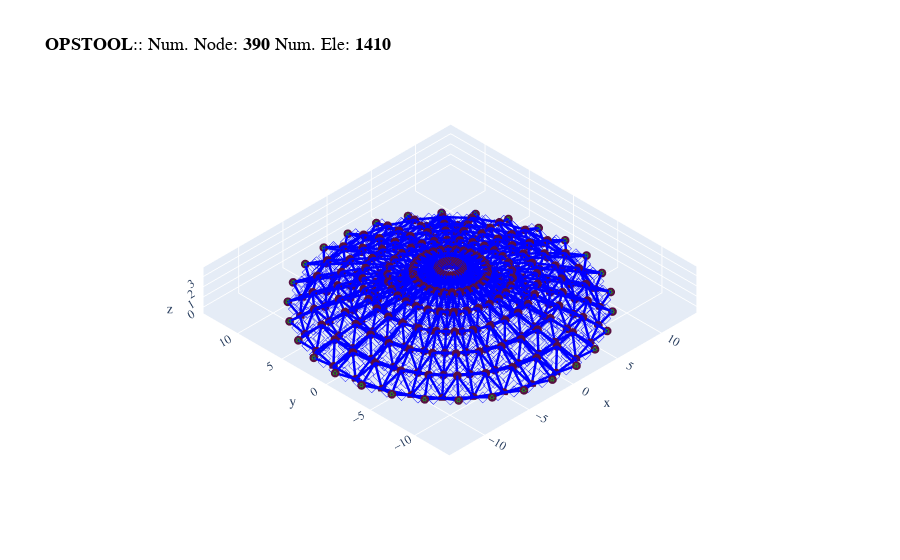

The code cell stored with this chart in its notebook:
### Markdown cell above
### Draw model

### Code cell
opsvis.set_plot_colors(truss="blue")
fig = opsvis.plot_model()
fig.show()

### Figure 1 — Plotly figure (JSON) as saved in the notebook; plotly's stock layout.template omitted (floating-point values rounded to 4 significant figures; data arrays with more than 128 entries replaced by an {"elided": "..."} marker saying what was removed)
{"data": [{"connectgaps": false, "hoverinfo": "skip", "line": {"color": "blue", "width": 5}, "mode": "lines", "name": "CorotTruss", "type": "scatter3d", "x": {"elided": "4230 float values"}, "y": {"elided": "4230 float values"}, "z": {"elided": "4230 float values"}}, {"customdata": {"elided": "1410 str values"}, "hovertemplate": "%{customdata}", "marker": {"color": "blue", "size": 3, "symbol": "diamond-open"}, "mode": "markers", "name": "CorotTruss", "type": "scatter3d", "x": {"elided": "1410 float values"}, "y": {"elided": "1410 float values"}, "z": {"elided": "1410 float values"}}, {"customdata": {"elided": "390 str values"}, "hovertemplate": "x: %{x}<br>y: %{y}<br>z: %{z} <br>nodeTag: %{customdata}", "marker": {"color": "#580f41", "size": 3, "symbol": "circle"}, "mode": "markers", "name": "Nodes", "type": "scatter3d", "x": {"elided": "390 float values"}, "y": {"elided": "390 float values"}, "z": {"elided": "390 float values"}}, {"connectgaps": false, "hoverinfo": "skip", "line": {"color": "#15b01a", "width": 1}, "mode": "lines", "name": "BC", "type": "scatter3d", "x": {"elided": "540 float values"}, "y": {"elided": "540 float values"}, "z": {"elided": "540 float values"}}], "layout": {"autosize": true, "font": {"family": "Arial, sans-serif"}, "scene": {"aspectmode": "data", "aspectratio": {"x": 1, "y": 1, "z": 1}, "camera": {"eye": {"x": -3.5, "y": -3.5, "z": 3.5}, "projection": {"type": "orthographic"}}, "xaxis": {"showgrid": true, "visible": true, "zeroline": true}, "yaxis": {"showgrid": true, "visible": true, "zeroline": true}, "zaxis": {"showgrid": true, "visible": true, "zeroline": true}}, "showlegend": false, "title": {"font": {"color": "black", "family": "courier", "size": 18}, "text": "<b>OPSTOOL</b>:: Num. Node: <b>390</b> Num. Ele: <b>1410</b>"}}}
